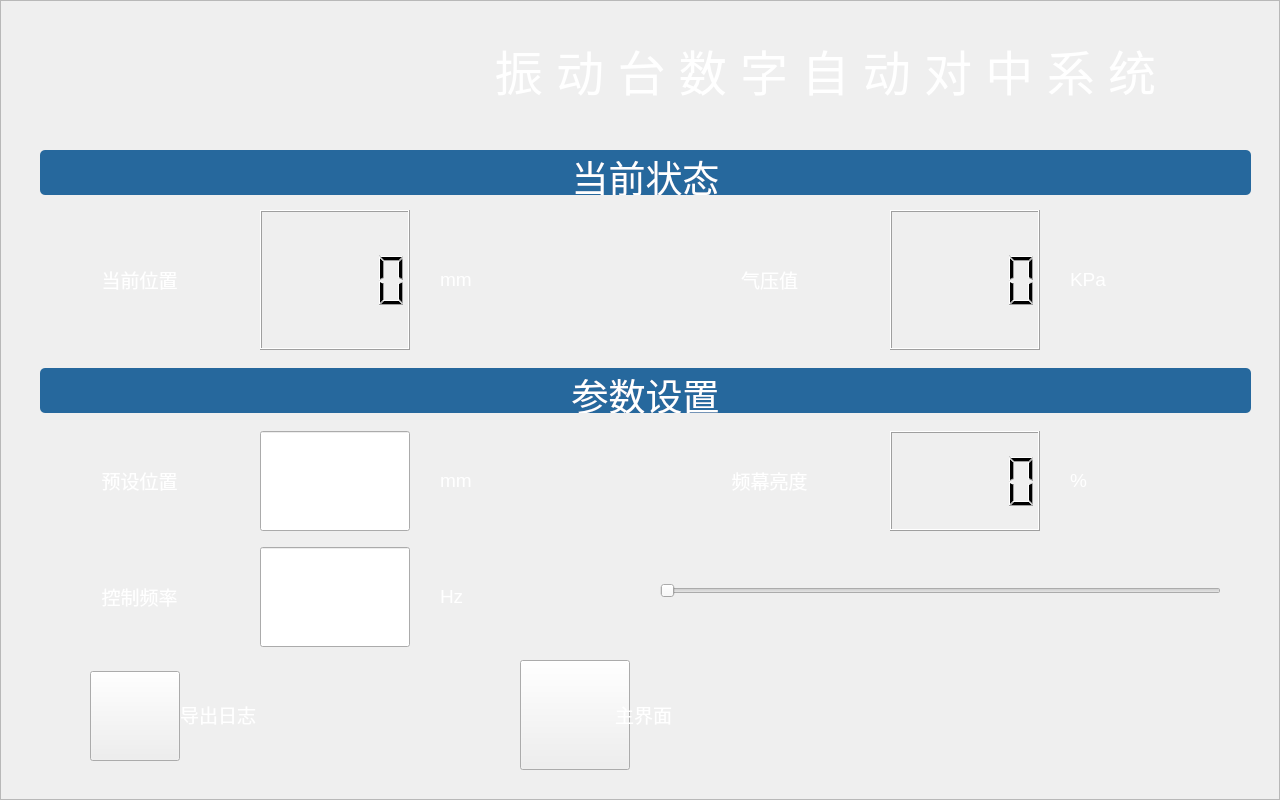
<?xml version="1.0" encoding="UTF-8"?>
<ui version="4.0">
 <class>config_widget</class>
 <widget class="QWidget" name="config_widget">
  <property name="geometry">
   <rect>
    <x>0</x>
    <y>0</y>
    <width>1280</width>
    <height>800</height>
   </rect>
  </property>
  <property name="windowTitle">
   <string>Form</string>
  </property>
  <property name="styleSheet">
   <string notr="true">#config_widget{
border-image: url(:/png/config_uinew.jpg);
}</string>
  </property>
  <layout class="QGridLayout" name="gridLayout">
   <property name="leftMargin">
    <number>0</number>
   </property>
   <property name="topMargin">
    <number>0</number>
   </property>
   <property name="rightMargin">
    <number>0</number>
   </property>
   <property name="bottomMargin">
    <number>0</number>
   </property>
   <property name="spacing">
    <number>0</number>
   </property>
   <item row="0" column="0">
    <widget class="QFrame" name="frame">
     <property name="styleSheet">
      <string notr="true"/>
     </property>
     <property name="frameShape">
      <enum>QFrame::StyledPanel</enum>
     </property>
     <property name="frameShadow">
      <enum>QFrame::Raised</enum>
     </property>
     <widget class="QPushButton" name="Button_Home">
      <property name="geometry">
       <rect>
        <x>520</x>
        <y>660</y>
        <width>110</width>
        <height>110</height>
       </rect>
      </property>
      <property name="styleSheet">
       <string notr="true">border-image: url(:/png/homedefault.png);</string>
      </property>
      <property name="text">
       <string/>
      </property>
     </widget>
     <widget class="QLabel" name="lab_title_man">
      <property name="geometry">
       <rect>
        <x>380</x>
        <y>30</y>
        <width>891</width>
        <height>81</height>
       </rect>
      </property>
      <property name="styleSheet">
       <string notr="true">color:#FFFFFF;</string>
      </property>
      <property name="text">
       <string>&lt;html&gt;&lt;head/&gt;&lt;body&gt;&lt;p align=&quot;center&quot;&gt;&lt;span style=&quot; font-size:36pt;&quot;&gt;振 动 台 数 字 自 动 对 中 系 统&lt;/span&gt;&lt;/p&gt;&lt;/body&gt;&lt;/html&gt;</string>
      </property>
     </widget>
     <widget class="QLabel" name="lab_home">
      <property name="geometry">
       <rect>
        <x>615</x>
        <y>700</y>
        <width>120</width>
        <height>30</height>
       </rect>
      </property>
      <property name="styleSheet">
       <string notr="true">color:#FFFFFF;</string>
      </property>
      <property name="text">
       <string>&lt;html&gt;&lt;head/&gt;&lt;body&gt;&lt;p&gt;&lt;span style=&quot; font-size:14pt;&quot;&gt;主界面&lt;/span&gt;&lt;/p&gt;&lt;/body&gt;&lt;/html&gt;</string>
      </property>
     </widget>
     <widget class="QLabel" name="lab_absp_txt">
      <property name="geometry">
       <rect>
        <x>39</x>
        <y>210</y>
        <width>201</width>
        <height>140</height>
       </rect>
      </property>
      <property name="styleSheet">
       <string notr="true">color:#FFFFFF;</string>
      </property>
      <property name="text">
       <string>&lt;html&gt;&lt;head/&gt;&lt;body&gt;&lt;p align=&quot;center&quot;&gt;&lt;span style=&quot; font-size:14pt;&quot;&gt;当前位置&lt;/span&gt;&lt;/p&gt;&lt;/body&gt;&lt;/html&gt;</string>
      </property>
     </widget>
     <widget class="QLabel" name="lab_absp_mm">
      <property name="geometry">
       <rect>
        <x>440</x>
        <y>210</y>
        <width>72</width>
        <height>140</height>
       </rect>
      </property>
      <property name="styleSheet">
       <string notr="true">color:#FFFFFF;</string>
      </property>
      <property name="text">
       <string>&lt;html&gt;&lt;head/&gt;&lt;body&gt;&lt;p&gt;&lt;span style=&quot; font-size:14pt;&quot;&gt;mm&lt;/span&gt;&lt;/p&gt;&lt;/body&gt;&lt;/html&gt;</string>
      </property>
     </widget>
     <widget class="QLCDNumber" name="lcdNum_absp">
      <property name="geometry">
       <rect>
        <x>260</x>
        <y>210</y>
        <width>150</width>
        <height>140</height>
       </rect>
      </property>
      <property name="styleSheet">
       <string notr="true">border-image: url(:/png/lcd_back.png);</string>
      </property>
     </widget>
     <widget class="QLabel" name="lab_pres_mm">
      <property name="geometry">
       <rect>
        <x>1070</x>
        <y>210</y>
        <width>72</width>
        <height>140</height>
       </rect>
      </property>
      <property name="styleSheet">
       <string notr="true">color:#FFFFFF;</string>
      </property>
      <property name="text">
       <string>&lt;html&gt;&lt;head/&gt;&lt;body&gt;&lt;p&gt;&lt;span style=&quot; font-size:14pt;&quot;&gt;KPa&lt;/span&gt;&lt;/p&gt;&lt;/body&gt;&lt;/html&gt;</string>
      </property>
     </widget>
     <widget class="QLabel" name="lab_pres_txt">
      <property name="geometry">
       <rect>
        <x>669</x>
        <y>210</y>
        <width>201</width>
        <height>140</height>
       </rect>
      </property>
      <property name="styleSheet">
       <string notr="true">color:#FFFFFF;</string>
      </property>
      <property name="text">
       <string>&lt;html&gt;&lt;head/&gt;&lt;body&gt;&lt;p align=&quot;center&quot;&gt;&lt;span style=&quot; font-size:14pt;&quot;&gt;气压值&lt;/span&gt;&lt;/p&gt;&lt;/body&gt;&lt;/html&gt;</string>
      </property>
     </widget>
     <widget class="QLCDNumber" name="lcdNum_pres">
      <property name="geometry">
       <rect>
        <x>890</x>
        <y>210</y>
        <width>150</width>
        <height>140</height>
       </rect>
      </property>
      <property name="styleSheet">
       <string notr="true">border-image: url(:/png/lcd_back.png);</string>
      </property>
     </widget>
     <widget class="QLabel" name="lab_title_config">
      <property name="geometry">
       <rect>
        <x>40</x>
        <y>368</y>
        <width>1211</width>
        <height>45</height>
       </rect>
      </property>
      <property name="styleSheet">
       <string notr="true">border-radius:5px;color:#FFFFFF;background:rgb(38,104,157);</string>
      </property>
      <property name="text">
       <string>&lt;html&gt;&lt;head/&gt;&lt;body&gt;&lt;p align=&quot;center&quot;&gt;&lt;span style=&quot; font-size:28pt;&quot;&gt;参数设置&lt;/span&gt;&lt;/p&gt;&lt;/body&gt;&lt;/html&gt;</string>
      </property>
     </widget>
     <widget class="QLabel" name="lab_preposi_mm">
      <property name="geometry">
       <rect>
        <x>440</x>
        <y>431</y>
        <width>72</width>
        <height>100</height>
       </rect>
      </property>
      <property name="styleSheet">
       <string notr="true">color:#FFFFFF;</string>
      </property>
      <property name="text">
       <string>&lt;html&gt;&lt;head/&gt;&lt;body&gt;&lt;p&gt;&lt;span style=&quot; font-size:14pt;&quot;&gt;mm&lt;/span&gt;&lt;/p&gt;&lt;/body&gt;&lt;/html&gt;</string>
      </property>
     </widget>
     <widget class="QLabel" name="lab_preposi_txt">
      <property name="geometry">
       <rect>
        <x>39</x>
        <y>431</y>
        <width>201</width>
        <height>100</height>
       </rect>
      </property>
      <property name="styleSheet">
       <string notr="true">color:#FFFFFF;</string>
      </property>
      <property name="text">
       <string>&lt;html&gt;&lt;head/&gt;&lt;body&gt;&lt;p align=&quot;center&quot;&gt;&lt;span style=&quot; font-size:14pt;&quot;&gt;预设位置&lt;/span&gt;&lt;/p&gt;&lt;/body&gt;&lt;/html&gt;</string>
      </property>
     </widget>
     <widget class="mylinedit" name="lineEdit_preposi">
      <property name="geometry">
       <rect>
        <x>260</x>
        <y>431</y>
        <width>150</width>
        <height>100</height>
       </rect>
      </property>
      <property name="sizePolicy">
       <sizepolicy hsizetype="Preferred" vsizetype="Preferred">
        <horstretch>0</horstretch>
        <verstretch>0</verstretch>
       </sizepolicy>
      </property>
     </widget>
     <widget class="QLabel" name="lab_freq_hz">
      <property name="geometry">
       <rect>
        <x>440</x>
        <y>547</y>
        <width>72</width>
        <height>100</height>
       </rect>
      </property>
      <property name="styleSheet">
       <string notr="true">color:#FFFFFF;</string>
      </property>
      <property name="text">
       <string>&lt;html&gt;&lt;head/&gt;&lt;body&gt;&lt;p&gt;&lt;span style=&quot; font-size:14pt;&quot;&gt;Hz&lt;/span&gt;&lt;/p&gt;&lt;/body&gt;&lt;/html&gt;</string>
      </property>
     </widget>
     <widget class="QLabel" name="lab_freq_txt">
      <property name="geometry">
       <rect>
        <x>39</x>
        <y>547</y>
        <width>201</width>
        <height>100</height>
       </rect>
      </property>
      <property name="styleSheet">
       <string notr="true">color:#FFFFFF;</string>
      </property>
      <property name="text">
       <string>&lt;html&gt;&lt;head/&gt;&lt;body&gt;&lt;p align=&quot;center&quot;&gt;&lt;span style=&quot; font-size:14pt;&quot;&gt;控制频率&lt;/span&gt;&lt;/p&gt;&lt;/body&gt;&lt;/html&gt;</string>
      </property>
     </widget>
     <widget class="mylinedit" name="lineEdit_freq">
      <property name="geometry">
       <rect>
        <x>260</x>
        <y>547</y>
        <width>150</width>
        <height>100</height>
       </rect>
      </property>
      <property name="sizePolicy">
       <sizepolicy hsizetype="Preferred" vsizetype="Preferred">
        <horstretch>0</horstretch>
        <verstretch>0</verstretch>
       </sizepolicy>
      </property>
     </widget>
     <widget class="QLabel" name="lab_brightness_percent">
      <property name="geometry">
       <rect>
        <x>1070</x>
        <y>431</y>
        <width>72</width>
        <height>100</height>
       </rect>
      </property>
      <property name="styleSheet">
       <string notr="true">color:#FFFFFF;</string>
      </property>
      <property name="text">
       <string>&lt;html&gt;&lt;head/&gt;&lt;body&gt;&lt;p&gt;&lt;span style=&quot; font-size:14pt;&quot;&gt;%&lt;/span&gt;&lt;/p&gt;&lt;/body&gt;&lt;/html&gt;</string>
      </property>
     </widget>
     <widget class="QLabel" name="lab_brightness_txt">
      <property name="geometry">
       <rect>
        <x>669</x>
        <y>431</y>
        <width>201</width>
        <height>100</height>
       </rect>
      </property>
      <property name="styleSheet">
       <string notr="true">color:#FFFFFF;</string>
      </property>
      <property name="text">
       <string>&lt;html&gt;&lt;head/&gt;&lt;body&gt;&lt;p align=&quot;center&quot;&gt;&lt;span style=&quot; font-size:14pt;&quot;&gt;频幕亮度&lt;/span&gt;&lt;/p&gt;&lt;/body&gt;&lt;/html&gt;</string>
      </property>
     </widget>
     <widget class="QLCDNumber" name="lcdNum_brightness">
      <property name="geometry">
       <rect>
        <x>890</x>
        <y>431</y>
        <width>150</width>
        <height>100</height>
       </rect>
      </property>
      <property name="styleSheet">
       <string notr="true">border-image: url(:/png/lcd_back.png);</string>
      </property>
     </widget>
     <widget class="QSlider" name="HlSlider_brightness">
      <property name="geometry">
       <rect>
        <x>660</x>
        <y>520</y>
        <width>561</width>
        <height>141</height>
       </rect>
      </property>
      <property name="styleSheet">
       <string notr="true"/>
      </property>
      <property name="orientation">
       <enum>Qt::Horizontal</enum>
      </property>
     </widget>
     <widget class="QPushButton" name="Button_logSave">
      <property name="geometry">
       <rect>
        <x>90</x>
        <y>671</y>
        <width>90</width>
        <height>90</height>
       </rect>
      </property>
      <property name="styleSheet">
       <string notr="true">border-image: url(:/png/log_def.png);</string>
      </property>
      <property name="text">
       <string/>
      </property>
     </widget>
     <widget class="QLabel" name="lab_logSave">
      <property name="geometry">
       <rect>
        <x>180</x>
        <y>700</y>
        <width>191</width>
        <height>30</height>
       </rect>
      </property>
      <property name="styleSheet">
       <string notr="true">color:#FFFFFF;</string>
      </property>
      <property name="text">
       <string>&lt;html&gt;&lt;head/&gt;&lt;body&gt;&lt;p&gt;&lt;span style=&quot; font-size:14pt;&quot;&gt;导出日志&lt;/span&gt;&lt;/p&gt;&lt;/body&gt;&lt;/html&gt;</string>
      </property>
     </widget>
     <widget class="QLabel" name="lab_title_posi">
      <property name="geometry">
       <rect>
        <x>40</x>
        <y>150</y>
        <width>1211</width>
        <height>45</height>
       </rect>
      </property>
      <property name="styleSheet">
       <string notr="true">border-radius:5px;color:#FFFFFF;background:rgb(38,104,157);</string>
      </property>
      <property name="text">
       <string>&lt;html&gt;&lt;head/&gt;&lt;body&gt;&lt;p align=&quot;center&quot;&gt;&lt;span style=&quot; font-size:28pt;&quot;&gt;当前状态&lt;/span&gt;&lt;/p&gt;&lt;/body&gt;&lt;/html&gt;</string>
      </property>
     </widget>
    </widget>
   </item>
  </layout>
 </widget>
 <customwidgets>
  <customwidget>
   <class>mylinedit</class>
   <extends>QLineEdit</extends>
   <header location="global">mylinedit.h</header>
  </customwidget>
 </customwidgets>
 <resources/>
 <connections/>
</ui>
